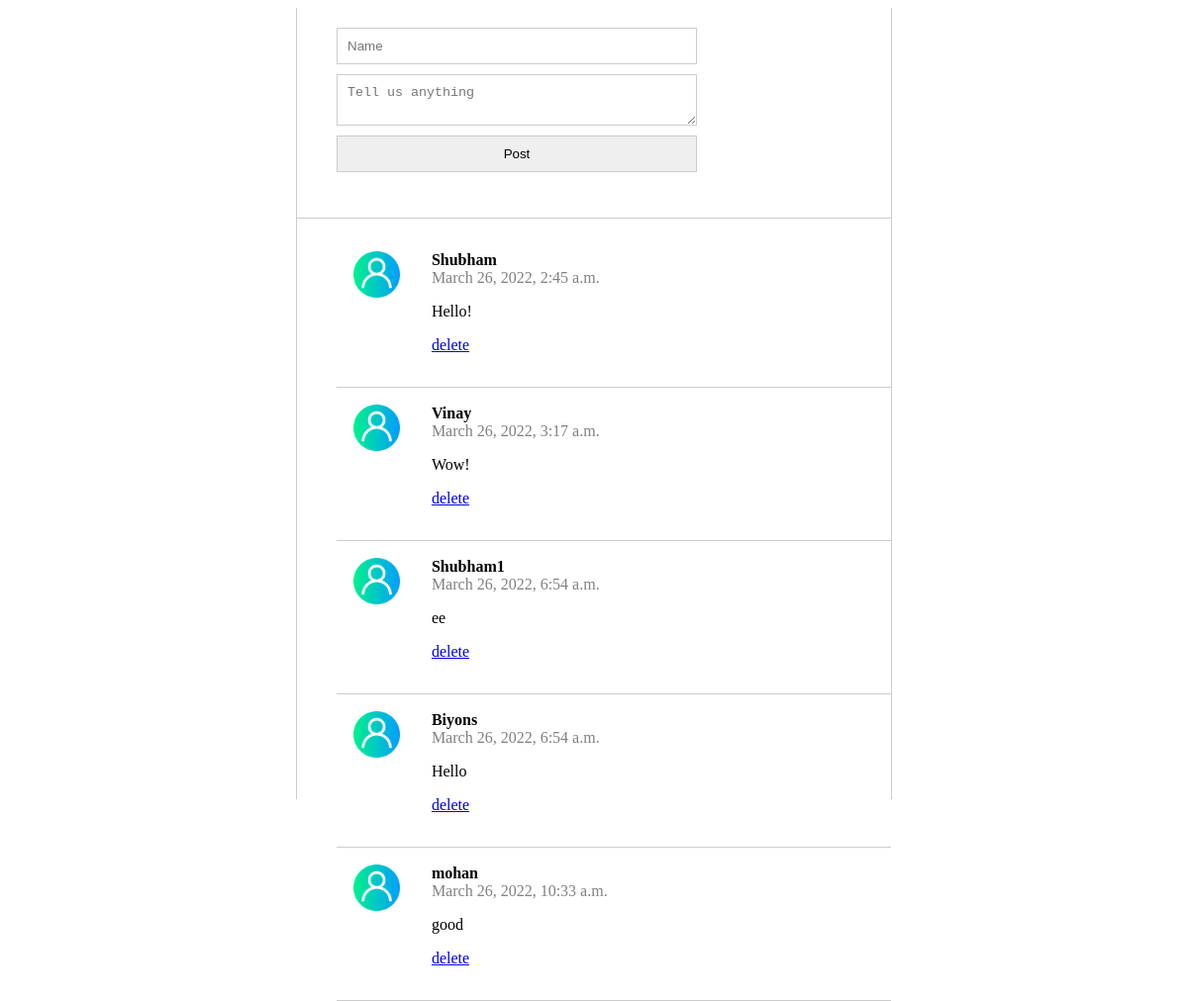
The page / on the database its author committed.
### posts/models.py (models this page shows)
class Post(models.Model):
    class Meta(object):
        db_table = 'post'
    name = models.CharField(
        'Name', blank=False,  null=False, max_length=14, db_index=True, default='Anonymous'
    )
    body = models.CharField(
        'Body', blank=True,  null=True, max_length=14, db_index=True,
    )
    created_at = models.DateTimeField(
        'created_at', blank=True, auto_now_add=True
    )

### posts/views.py (the view, shortened to what this page needs)
# urls.py: path('', views.index, name = 'index'),
def index(request):
    posts = Post.objects.all()[:20]
    return render(request, 'posts.html', {'posts': posts})

### templates/posts.html (shortened to what this page needs)
{% extends "base.html" %} {% block content %} {% load static %}
<section class='content'>
    <section class='post_form'>
        <form action='/' method='POST'>
            <input type='text' name='name' placeholder='Name' required/>
            <textarea name='body' placeholder='Tell us anything' required/></textarea>
            <input type='submit' value='Post'/>
        </form>
    </section>
    <section class='posts'>
        <ul>
            {% for post in posts %}
            <li>
                <div class='logo'>
                    <img src='{% static 'img/user.png' %}'/>
                </div>
                <div class='name_body'>
                   <div class='name'>{{post.name}}</div>
                   <div class='datetime'>{{post.created_at}}</div>
                   <p>{{post.body}}<p>
                   <a href='/delete/{{ post.id }}/'>delete</a>
                </div>
            </li>
            {% endfor %}
        </ul>
    </section>
</section>
{% endblock %}

### templates/base.html (shortened to what this page needs)
<!DOCTYPE>
<html>
    <head>
        {% load static %}
        <link href="{% static 'css/style.css' %}" rel="stylesheet"/>
    </head>
    <body>
        {% block content %} {{content}} {% endblock %}
    </body>
</html>

### static/css/style.css (style rules this page uses)
html, body { height: 100%; }
.content { max-width: 600px; height: 100%; margin: 0 auto; border-left: 1px solid #ccc; border-right: 1px solid #ccc; }
.post_form { padding: 20px 40px; border-bottom: 1px solid #ccc; }
.post_form input { width: 70%; margin-bottom: 10px; padding: 10px; border: 1px solid #ccc; }
.post_form textarea { width: 70%; padding: 10px; margin-bottom: 10px; border: 1px solid #ccc; }
.posts li { display: flex; border-bottom: 1px solid #ccc; padding: 17px; }
.posts li .logo { flex-basis: 15%; }
.posts li .logo img { width: 60%; }
.posts li .name_body .name { font-weight: bold; }
.posts li .name_body .datetime { color: gray; }

### rows shown on the page
Post: name "Shubham", created_at "March 26, 2022, 2:45 a.m.", body "Hello!"
Post: name "Vinay", created_at "March 26, 2022, 3:17 a.m.", body "Wow!"
Post: name "Shubham1", created_at "March 26, 2022, 6:54 a.m.", body "ee"
Post: name "Biyons", created_at "March 26, 2022, 6:54 a.m.", body "Hello"
Post: name "mohan", created_at "March 26, 2022, 10:33 a.m.", body "good"
